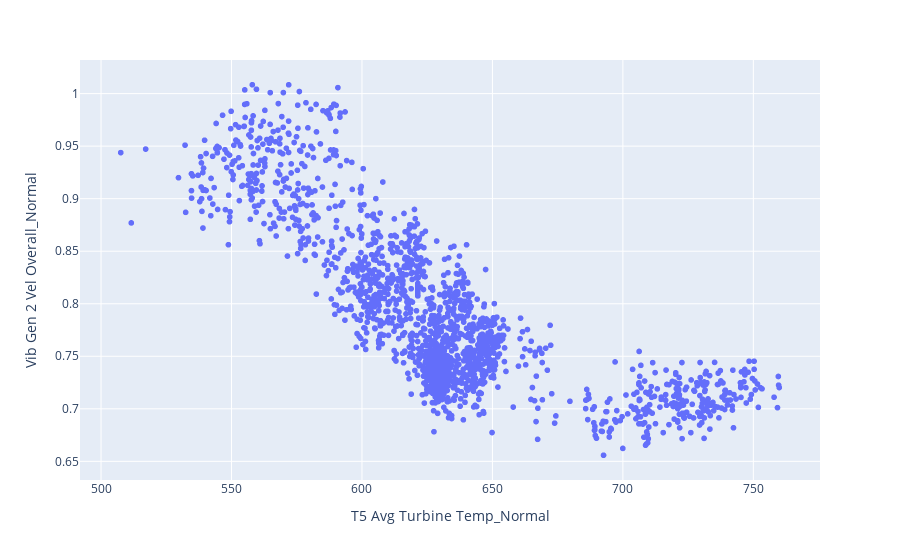

The notebook cell saved with this chart:
### Code cell
px.scatter(df, x='T5 Avg Turbine Temp_Normal', y='Vib Gen 2 Vel Overall_Normal')

### Figure 1 — Plotly figure (JSON) as saved in the notebook; plotly's stock layout.template omitted (floating-point values rounded to 4 significant figures; data arrays with more than 128 entries replaced by an {"elided": "..."} marker saying what was removed)
{"data": [{"hovertemplate": "T5 Avg Turbine Temp_Normal=%{x}<br>Vib Gen 2 Vel Overall_Normal=%{y}<extra></extra>", "legendgroup": "", "marker": {"color": "#636efa", "symbol": "circle"}, "mode": "markers", "name": "", "showlegend": false, "type": "scattergl", "x": {"elided": "4895 float values"}, "xaxis": "x", "y": {"elided": "4895 float values"}, "yaxis": "y"}], "layout": {"autosize": true, "legend": {"tracegroupgap": 0}, "margin": {"t": 60}, "xaxis": {"anchor": "y", "autorange": true, "domain": [0, 1], "range": [492.3, 775.2], "title": {"text": "T5 Avg Turbine Temp_Normal"}, "type": "linear"}, "yaxis": {"anchor": "x", "autorange": true, "domain": [0, 1], "range": [0.6285, 1.036], "title": {"text": "Vib Gen 2 Vel Overall_Normal"}, "type": "linear"}}}
